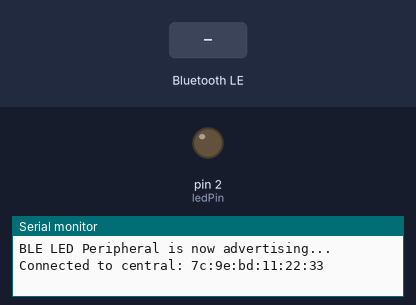
Recording of a sketch running on a simulated Arduino Uno, built with avr-gcc and run on an emulated ATmega328P. Shown: output pins drawn as LEDs (lit = HIGH), the last lines printed to the serial monitor. The inputs (shaded band) are chosen by the test bench. Nothing arrives over Bluetooth unless stated; a phone connects over Bluetooth LE 3 s after start.

Above: at 3.8 s.
3.9 s: Bluetooth LE write "1" received
At 4.2 s:
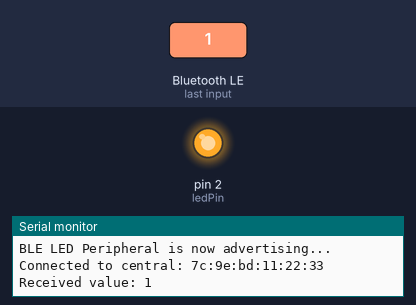
5.4 s: Bluetooth LE write "0" received
At 6.6 s:
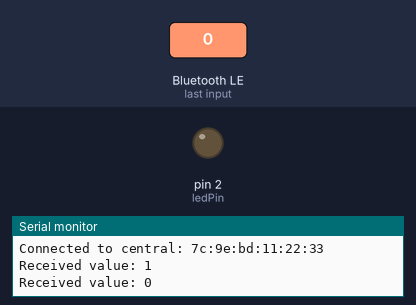
Timing chart, 0 to 8.4 s (numbered marks = the images above; inputs shaded):
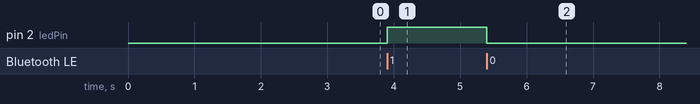

The sketch:

MIT_App_CodeV2.ino
```cpp
#include <ArduinoBLE.h>

// Define the BLE Service and Characteristic UUIDs
// You will use these exact UUIDs in your MIT App Inventor project
const char* serviceUuid = "4fafc201-1fb5-459e-8fcc-c5c9c331914b";
const char* characteristicUuid = "beb5483e-36e1-4688-b7f5-ea07361b26a8";

const int ledPin = 2; // The pin your LED is connected to

// Create the BLE Characteristic
BLEUnsignedCharCharacteristic ledCharacteristic(characteristicUuid, BLERead | BLEWrite);

void setup() {
  Serial.begin(115200);
  pinMode(ledPin, OUTPUT);

  // Initialize the BLE hardware
  if (!BLE.begin()) {
    Serial.println("Starting BLE failed!");
    while (1);
  }

  // Set the name your phone will see when scanning
  BLE.setLocalName("ESP32-LED");
  BLE.setAdvertisedServiceUuid(serviceUuid);

  // Add the characteristic to the service
  BLE.addService(serviceUuid);
  BLE.addCharacteristic(ledCharacteristic);

  // Set an initial value
  ledCharacteristic.writeValue(0);

  // Start advertising so the phone can find it
  BLE.advertise();

  Serial.println("BLE LED Peripheral is now advertising...");
}

void loop() {
  // Wait for a Bluetooth Low Energy central (your phone) to connect
  BLEDevice central = BLE.central();

  if (central) {
    Serial.print("Connected to central: ");
    Serial.println(central.address());

    // While the phone is connected, check if the characteristic was written to
    while (central.connected()) {
      if (ledCharacteristic.written()) {
        uint8_t value = ledCharacteristic.value();
        Serial.print("Received value: ");
        Serial.println(value);

        if (value == 1) {
          digitalWrite(ledPin, HIGH);
        } else {
          digitalWrite(ledPin, LOW);
        }
      }
    }

    Serial.println("Disconnected from central.");
  }
}
```

Measured:
- after the input at 3.9 s, pin 2 (ledPin): LOW → HIGH at once
- after the input at 5.4 s, pin 2 (ledPin): HIGH → LOW at once
